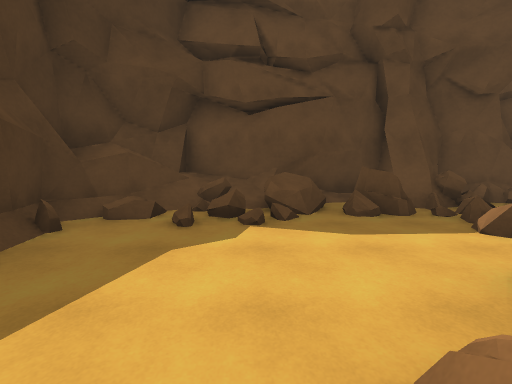
[1] (above)

24 first-person views from a walk through a scene from a Unity 3-D project. The camera is 1.5 m above the floor, tilts 6° down and sees 90° across. The floor is counted in squares, 2 m on a side. Each view is taken from the middle of a square. On the plan, view 1 faces up. The plan holds only what a view shows up to about 9 squares ahead; the rest is blank. The place goes on beyond the plan. Some animated figures are not drawn. Surface patterns are stand-ins for the level's own textures.

[2]
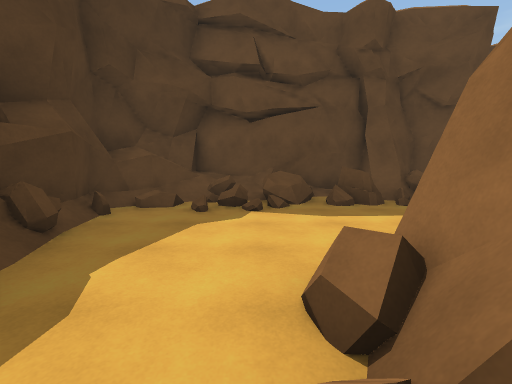

[3]
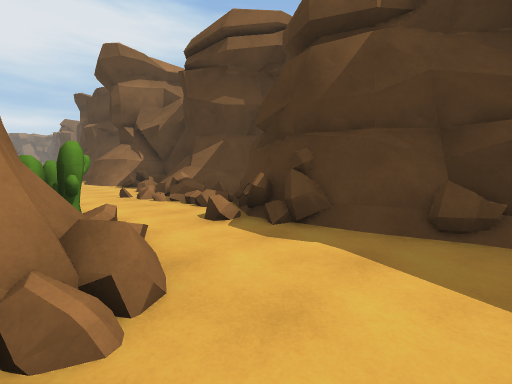

[4]
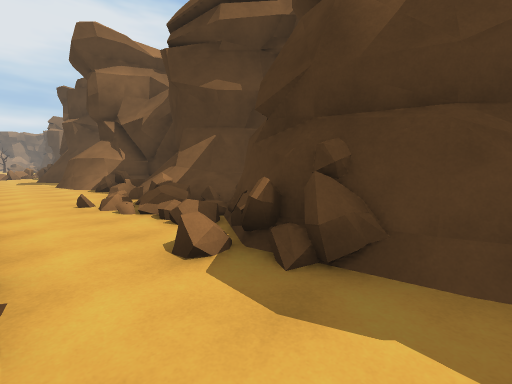

[5]
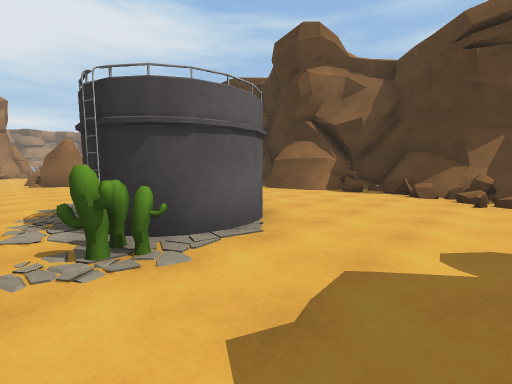

[6]
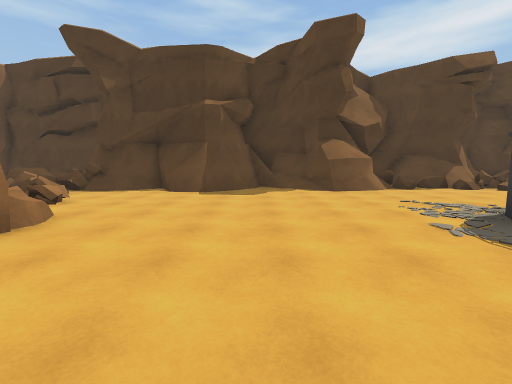

[7]
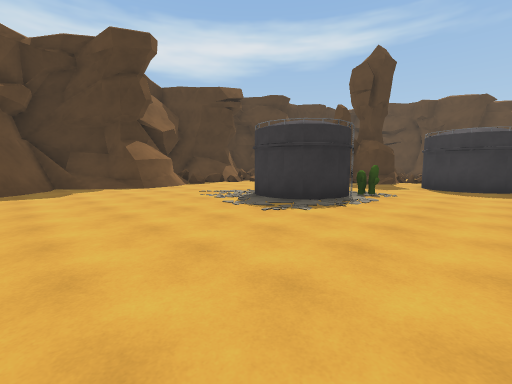

[8]
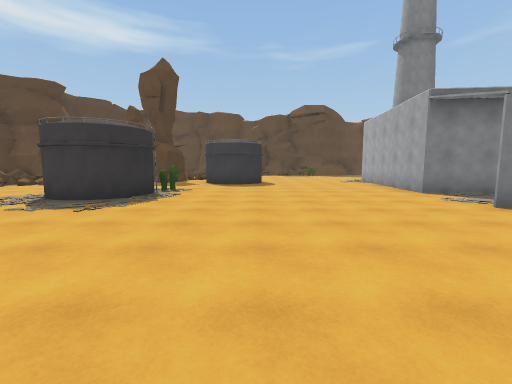

[9]
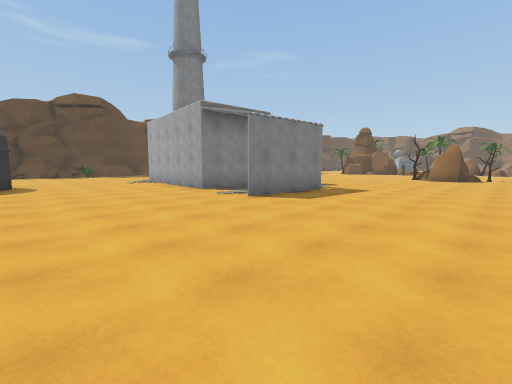

[10]
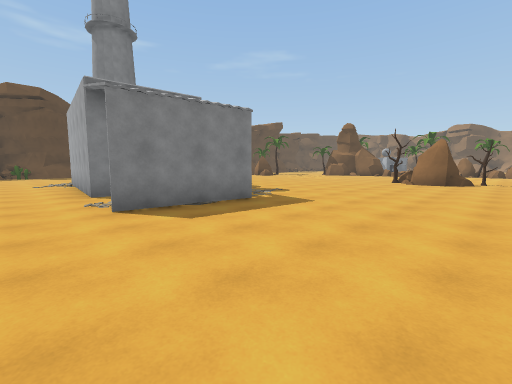

[11]
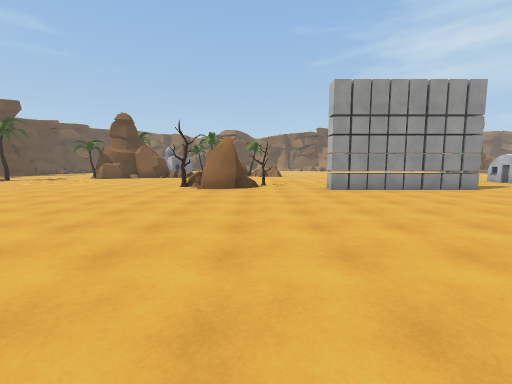

[12]
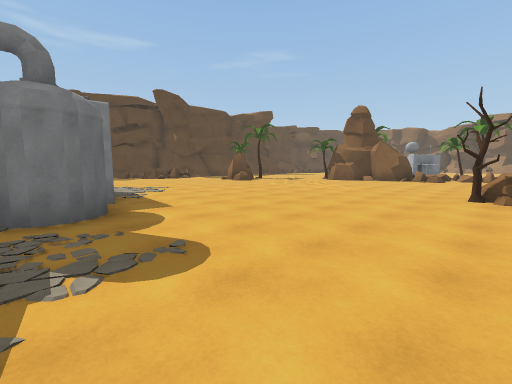

[13]
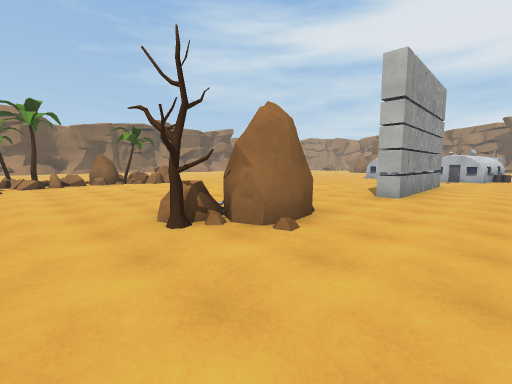

[14]
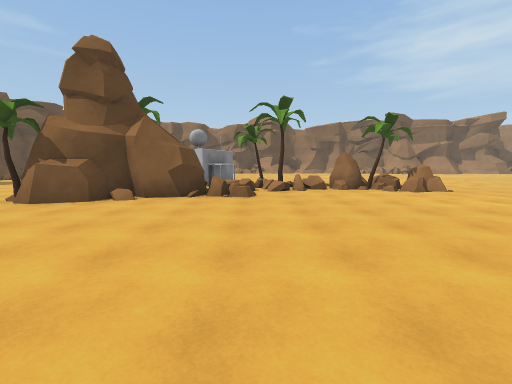

[15]
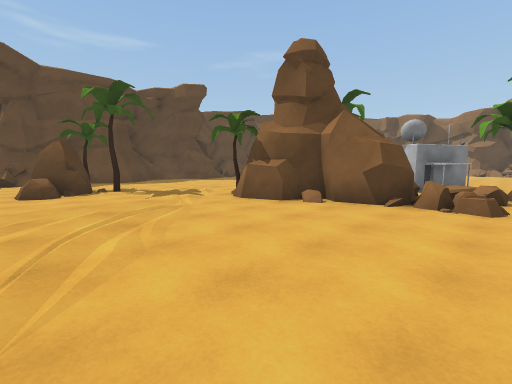

[16]
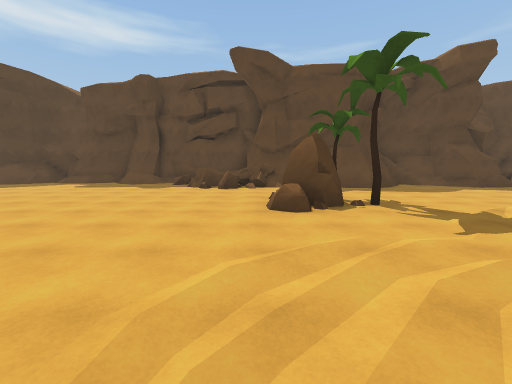

[17]
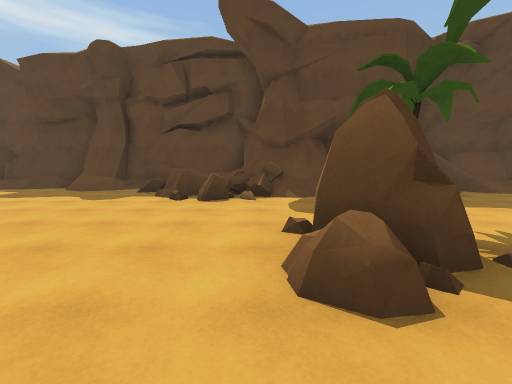

[18]
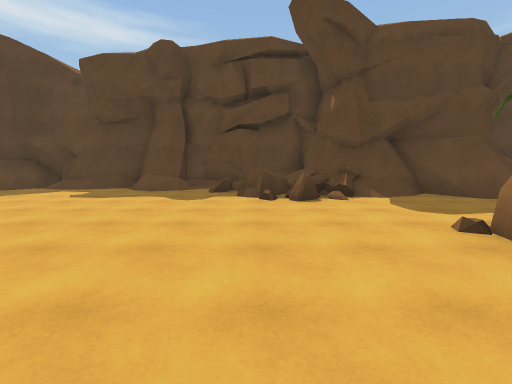

[19]
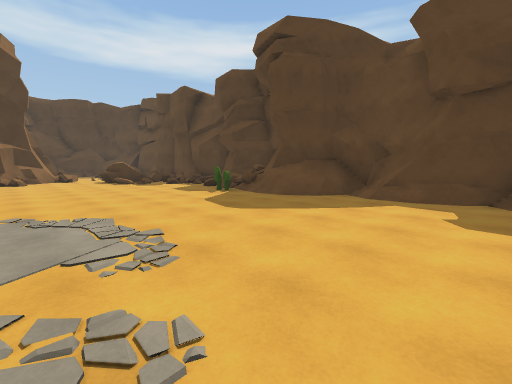

[20]
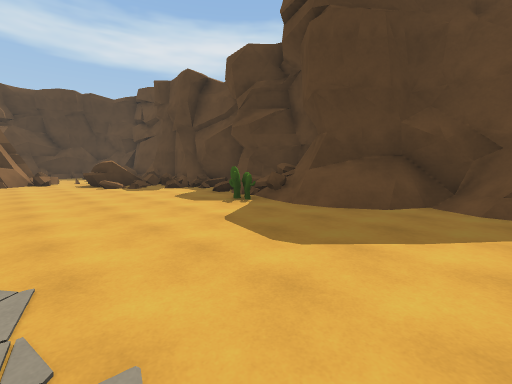

[21]
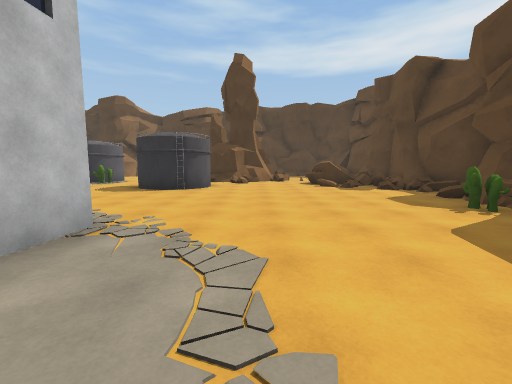

[22]
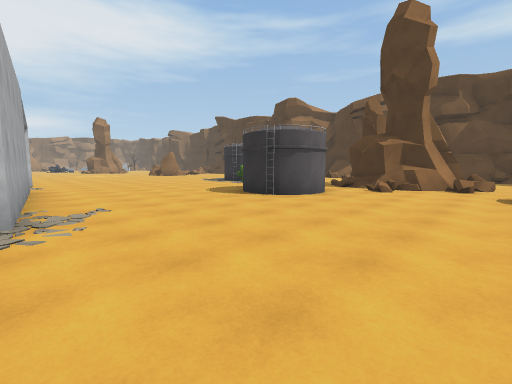

[23]
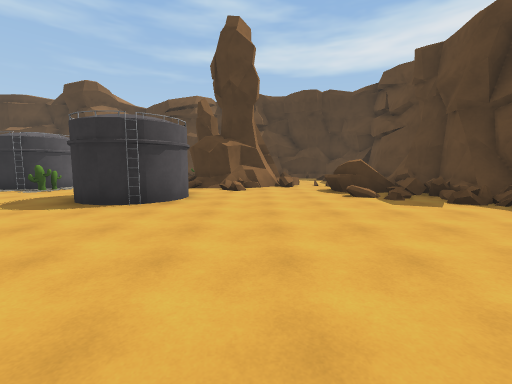

[24]
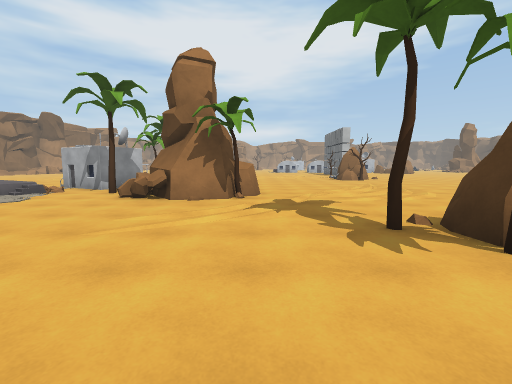

### Floor plan
Key: @ floor where view 1 was taken; # wall or solid block; x gap in a wall; . main floor; : floor 0.25 m higher than the main floor; + floor 0.5 m higher than the main floor; / step, stairs or slope; = window, fence, low wall or low ledge; ^ raised ledge; C cactus; R rock; T tree; U cube; B building.
Columns run from 4 left of view 1 to 33 right of it. Each row starts with its distance up from view 1.
  6  ######    ##############^#^
  5  ##==#### #=#===#//=#.#////^     ##
  4  #=#==^##==#...C//......=^###### //
  3  #.....= ##..............=#=/.##/..#
  2  #....../=..........................
  1  #/..##=...........................
  0  ##.@###....................RT....
 -1  ##=.####...................RT.....
 -2 ###.C###..##....##    ..............
 -3 #:x..#   ###....#     ...............
 -4 ##=.............#     .........T###...
 -5 ##=.............#   #..........####T.+
 -6  #......C.......#  ##...........####BB
 -7  #=...###.......## .............####BB
 -8  ##...###......... .............R##BBB
 -9  ##....# ........  ...............=T
-10  ##.............###...............=T
-11  #........................T.......#=
-12  #.......................RR.......RR
-13  ##.......................R .....RT
-14  ##....... ................  .....R
-15  ##....#R.        ..........    ...
-16  #/..=  R.          .....U..     ...
-17  ##.=   R            ....U..      ..
-18  ##==                 ...U..

Where each view was taken, in squares from view 1:
view 1: 0 up, 0 right, facing up
view 2: 1 down, 0 right, facing up
view 3: 2 up, 1 right, facing down-left
view 4: 1 up, 0 right, facing down-left
view 5: 4 down, 5 right, facing down-left
view 6: 12 down, 6 right, facing left
view 7: 13 down, 7 right, facing up-left
view 8: 14 down, 7 right, facing up
view 9: 14 down, 7 right, facing up-right
view 10: 14 down, 10 right, facing up-right
view 11: 13 down, 13 right, facing right
view 12: 11 down, 15 right, facing up-right
view 13: 9 down, 19 right, facing down-right
view 14: 9 down, 22 right, facing right
view 15: 9 down, 23 right, facing up-right
view 16: 6 down, 23 right, facing up
view 17: 3 down, 23 right, facing up
view 18: 3 down, 21 right, facing up
view 19: 1 down, 17 right, facing up-left
view 20: 0 up, 15 right, facing up-left
view 21: 0 up, 15 right, facing left
view 22: 2 up, 12 right, facing down-left
view 23: 0 up, 12 right, facing left
view 24: 2 up, 27 right, facing down
